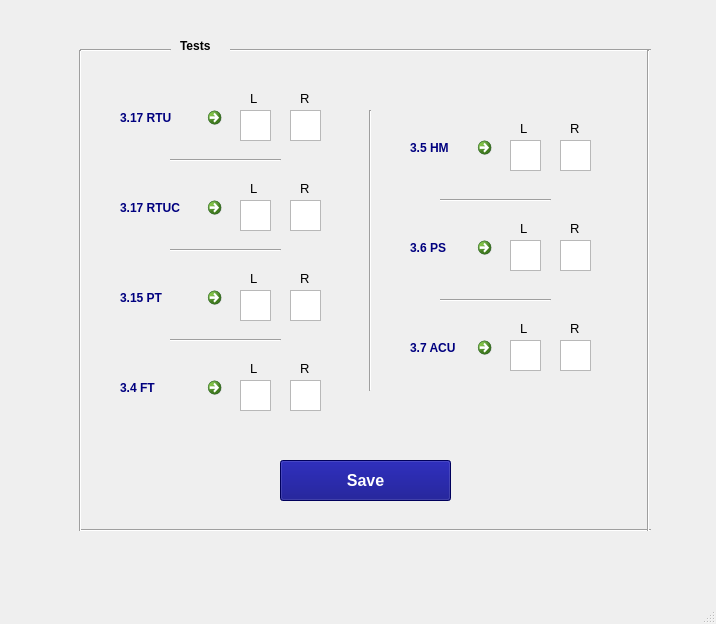
<?xml version="1.0" encoding="UTF-8"?>
<ui version="4.0">
 <class>ReviewersData</class>
 <widget class="QMainWindow" name="ReviewersData">
  <property name="geometry">
   <rect>
    <x>0</x>
    <y>0</y>
    <width>716</width>
    <height>624</height>
   </rect>
  </property>
  <property name="windowTitle">
   <string>MainWindow</string>
  </property>
  <widget class="QWidget" name="centralwidget">
   <widget class="QLabel" name="label_8">
    <property name="geometry">
     <rect>
      <x>250</x>
      <y>270</y>
      <width>16</width>
      <height>16</height>
     </rect>
    </property>
    <property name="font">
     <font>
      <pointsize>10</pointsize>
     </font>
    </property>
    <property name="text">
     <string>L</string>
    </property>
   </widget>
   <widget class="QLabel" name="label_15">
    <property name="geometry">
     <rect>
      <x>410</x>
      <y>140</y>
      <width>71</width>
      <height>16</height>
     </rect>
    </property>
    <property name="font">
     <font>
      <pointsize>9</pointsize>
      <weight>75</weight>
      <bold>true</bold>
     </font>
    </property>
    <property name="styleSheet">
     <string notr="true">color: rgb(0, 0, 127);</string>
    </property>
    <property name="text">
     <string>3.5 HM</string>
    </property>
   </widget>
   <widget class="Line" name="line">
    <property name="geometry">
     <rect>
      <x>230</x>
      <y>40</y>
      <width>421</width>
      <height>20</height>
     </rect>
    </property>
    <property name="orientation">
     <enum>Qt::Horizontal</enum>
    </property>
   </widget>
   <widget class="QLabel" name="label_5">
    <property name="geometry">
     <rect>
      <x>250</x>
      <y>180</y>
      <width>16</width>
      <height>16</height>
     </rect>
    </property>
    <property name="font">
     <font>
      <pointsize>10</pointsize>
     </font>
    </property>
    <property name="text">
     <string>L</string>
    </property>
   </widget>
   <widget class="QLabel" name="label_10">
    <property name="geometry">
     <rect>
      <x>300</x>
      <y>270</y>
      <width>16</width>
      <height>16</height>
     </rect>
    </property>
    <property name="font">
     <font>
      <pointsize>10</pointsize>
     </font>
    </property>
    <property name="text">
     <string>R</string>
    </property>
   </widget>
   <widget class="QCommandLinkButton" name="commandLinkButton_4">
    <property name="geometry">
     <rect>
      <x>200</x>
      <y>370</y>
      <width>31</width>
      <height>31</height>
     </rect>
    </property>
    <property name="text">
     <string/>
    </property>
   </widget>
   <widget class="QLabel" name="label_20">
    <property name="geometry">
     <rect>
      <x>410</x>
      <y>340</y>
      <width>71</width>
      <height>16</height>
     </rect>
    </property>
    <property name="font">
     <font>
      <pointsize>9</pointsize>
      <weight>75</weight>
      <bold>true</bold>
     </font>
    </property>
    <property name="styleSheet">
     <string notr="true">color: rgb(0, 0, 127);</string>
    </property>
    <property name="text">
     <string>3.7 ACU</string>
    </property>
   </widget>
   <widget class="QLabel" name="label_7">
    <property name="geometry">
     <rect>
      <x>300</x>
      <y>180</y>
      <width>16</width>
      <height>16</height>
     </rect>
    </property>
    <property name="font">
     <font>
      <pointsize>10</pointsize>
     </font>
    </property>
    <property name="text">
     <string>R</string>
    </property>
   </widget>
   <widget class="QTextEdit" name="textEdit_3">
    <property name="geometry">
     <rect>
      <x>290</x>
      <y>200</y>
      <width>31</width>
      <height>31</height>
     </rect>
    </property>
   </widget>
   <widget class="QCommandLinkButton" name="commandLinkButton_2">
    <property name="geometry">
     <rect>
      <x>200</x>
      <y>190</y>
      <width>31</width>
      <height>31</height>
     </rect>
    </property>
    <property name="text">
     <string/>
    </property>
   </widget>
   <widget class="QLabel" name="label_17">
    <property name="geometry">
     <rect>
      <x>410</x>
      <y>240</y>
      <width>71</width>
      <height>16</height>
     </rect>
    </property>
    <property name="font">
     <font>
      <pointsize>9</pointsize>
      <weight>75</weight>
      <bold>true</bold>
     </font>
    </property>
    <property name="styleSheet">
     <string notr="true">color: rgb(0, 0, 127);</string>
    </property>
    <property name="text">
     <string>3.6 PS</string>
    </property>
   </widget>
   <widget class="QTextEdit" name="textEdit_8">
    <property name="geometry">
     <rect>
      <x>240</x>
      <y>380</y>
      <width>31</width>
      <height>31</height>
     </rect>
    </property>
   </widget>
   <widget class="QLabel" name="label_13">
    <property name="geometry">
     <rect>
      <x>300</x>
      <y>360</y>
      <width>16</width>
      <height>16</height>
     </rect>
    </property>
    <property name="font">
     <font>
      <pointsize>10</pointsize>
     </font>
    </property>
    <property name="text">
     <string>R</string>
    </property>
   </widget>
   <widget class="Line" name="line_2">
    <property name="geometry">
     <rect>
      <x>80</x>
      <y>40</y>
      <width>91</width>
      <height>20</height>
     </rect>
    </property>
    <property name="orientation">
     <enum>Qt::Horizontal</enum>
    </property>
   </widget>
   <widget class="QLabel" name="label_16">
    <property name="geometry">
     <rect>
      <x>570</x>
      <y>120</y>
      <width>16</width>
      <height>16</height>
     </rect>
    </property>
    <property name="font">
     <font>
      <pointsize>10</pointsize>
     </font>
    </property>
    <property name="text">
     <string>R</string>
    </property>
   </widget>
   <widget class="QTextEdit" name="textEdit_9">
    <property name="geometry">
     <rect>
      <x>560</x>
      <y>140</y>
      <width>31</width>
      <height>31</height>
     </rect>
    </property>
   </widget>
   <widget class="Line" name="line_6">
    <property name="geometry">
     <rect>
      <x>360</x>
      <y>110</y>
      <width>20</width>
      <height>281</height>
     </rect>
    </property>
    <property name="orientation">
     <enum>Qt::Vertical</enum>
    </property>
   </widget>
   <widget class="QPushButton" name="pushButton">
    <property name="geometry">
     <rect>
      <x>280</x>
      <y>460</y>
      <width>171</width>
      <height>41</height>
     </rect>
    </property>
    <property name="font">
     <font>
      <pointsize>12</pointsize>
      <weight>75</weight>
      <bold>true</bold>
     </font>
    </property>
    <property name="styleSheet">
     <string notr="true">color: rgb(255, 255, 255);
background-color: rgb(0, 0, 127);</string>
    </property>
    <property name="text">
     <string>Save</string>
    </property>
   </widget>
   <widget class="QLabel" name="label_19">
    <property name="geometry">
     <rect>
      <x>570</x>
      <y>220</y>
      <width>16</width>
      <height>16</height>
     </rect>
    </property>
    <property name="font">
     <font>
      <pointsize>10</pointsize>
     </font>
    </property>
    <property name="text">
     <string>R</string>
    </property>
   </widget>
   <widget class="QTextEdit" name="textEdit_14">
    <property name="geometry">
     <rect>
      <x>560</x>
      <y>340</y>
      <width>31</width>
      <height>31</height>
     </rect>
    </property>
   </widget>
   <widget class="QTextEdit" name="textEdit">
    <property name="geometry">
     <rect>
      <x>240</x>
      <y>110</y>
      <width>31</width>
      <height>31</height>
     </rect>
    </property>
    <property name="styleSheet">
     <string notr="true"/>
    </property>
   </widget>
   <widget class="QLabel" name="label_12">
    <property name="geometry">
     <rect>
      <x>120</x>
      <y>380</y>
      <width>51</width>
      <height>16</height>
     </rect>
    </property>
    <property name="font">
     <font>
      <pointsize>9</pointsize>
      <weight>75</weight>
      <bold>true</bold>
     </font>
    </property>
    <property name="styleSheet">
     <string notr="true">color: rgb(0, 0, 127);</string>
    </property>
    <property name="text">
     <string>3.4 FT</string>
    </property>
   </widget>
   <widget class="QLabel" name="label_11">
    <property name="geometry">
     <rect>
      <x>250</x>
      <y>360</y>
      <width>16</width>
      <height>16</height>
     </rect>
    </property>
    <property name="font">
     <font>
      <pointsize>10</pointsize>
     </font>
    </property>
    <property name="text">
     <string>L</string>
    </property>
   </widget>
   <widget class="QCommandLinkButton" name="commandLinkButton_5">
    <property name="geometry">
     <rect>
      <x>470</x>
      <y>130</y>
      <width>31</width>
      <height>31</height>
     </rect>
    </property>
    <property name="text">
     <string/>
    </property>
   </widget>
   <widget class="Line" name="line_7">
    <property name="geometry">
     <rect>
      <x>170</x>
      <y>150</y>
      <width>111</width>
      <height>20</height>
     </rect>
    </property>
    <property name="orientation">
     <enum>Qt::Horizontal</enum>
    </property>
   </widget>
   <widget class="QLabel" name="label">
    <property name="geometry">
     <rect>
      <x>180</x>
      <y>30</y>
      <width>51</width>
      <height>31</height>
     </rect>
    </property>
    <property name="font">
     <font>
      <pointsize>9</pointsize>
      <weight>75</weight>
      <bold>true</bold>
     </font>
    </property>
    <property name="text">
     <string>Tests</string>
    </property>
   </widget>
   <widget class="QLabel" name="label_6">
    <property name="geometry">
     <rect>
      <x>120</x>
      <y>200</y>
      <width>81</width>
      <height>16</height>
     </rect>
    </property>
    <property name="font">
     <font>
      <pointsize>9</pointsize>
      <weight>75</weight>
      <bold>true</bold>
     </font>
    </property>
    <property name="styleSheet">
     <string notr="true">color: rgb(0, 0, 127);</string>
    </property>
    <property name="text">
     <string>3.17 RTUC</string>
    </property>
   </widget>
   <widget class="QTextEdit" name="textEdit_13">
    <property name="geometry">
     <rect>
      <x>510</x>
      <y>340</y>
      <width>31</width>
      <height>31</height>
     </rect>
    </property>
   </widget>
   <widget class="Line" name="line_11">
    <property name="geometry">
     <rect>
      <x>440</x>
      <y>190</y>
      <width>111</width>
      <height>20</height>
     </rect>
    </property>
    <property name="orientation">
     <enum>Qt::Horizontal</enum>
    </property>
   </widget>
   <widget class="QLabel" name="label_4">
    <property name="geometry">
     <rect>
      <x>300</x>
      <y>90</y>
      <width>16</width>
      <height>16</height>
     </rect>
    </property>
    <property name="font">
     <font>
      <pointsize>10</pointsize>
     </font>
    </property>
    <property name="text">
     <string>R</string>
    </property>
   </widget>
   <widget class="QTextEdit" name="textEdit_2">
    <property name="geometry">
     <rect>
      <x>290</x>
      <y>110</y>
      <width>31</width>
      <height>31</height>
     </rect>
    </property>
    <property name="styleSheet">
     <string notr="true">border-color: rgb(0, 0, 0);</string>
    </property>
   </widget>
   <widget class="Line" name="line_4">
    <property name="geometry">
     <rect>
      <x>80</x>
      <y>520</y>
      <width>571</width>
      <height>20</height>
     </rect>
    </property>
    <property name="orientation">
     <enum>Qt::Horizontal</enum>
    </property>
   </widget>
   <widget class="QTextEdit" name="textEdit_5">
    <property name="geometry">
     <rect>
      <x>290</x>
      <y>290</y>
      <width>31</width>
      <height>31</height>
     </rect>
    </property>
   </widget>
   <widget class="QLabel" name="label_9">
    <property name="geometry">
     <rect>
      <x>120</x>
      <y>290</y>
      <width>61</width>
      <height>16</height>
     </rect>
    </property>
    <property name="font">
     <font>
      <pointsize>9</pointsize>
      <weight>75</weight>
      <bold>true</bold>
     </font>
    </property>
    <property name="styleSheet">
     <string notr="true">color: rgb(0, 0, 127);</string>
    </property>
    <property name="text">
     <string>3.15 PT</string>
    </property>
   </widget>
   <widget class="QTextEdit" name="textEdit_4">
    <property name="geometry">
     <rect>
      <x>240</x>
      <y>200</y>
      <width>31</width>
      <height>31</height>
     </rect>
    </property>
   </widget>
   <widget class="QTextEdit" name="textEdit_6">
    <property name="geometry">
     <rect>
      <x>240</x>
      <y>290</y>
      <width>31</width>
      <height>31</height>
     </rect>
    </property>
   </widget>
   <widget class="QCommandLinkButton" name="commandLinkButton_3">
    <property name="geometry">
     <rect>
      <x>200</x>
      <y>280</y>
      <width>31</width>
      <height>31</height>
     </rect>
    </property>
    <property name="text">
     <string/>
    </property>
   </widget>
   <widget class="QLabel" name="label_22">
    <property name="geometry">
     <rect>
      <x>570</x>
      <y>320</y>
      <width>16</width>
      <height>16</height>
     </rect>
    </property>
    <property name="font">
     <font>
      <pointsize>10</pointsize>
     </font>
    </property>
    <property name="text">
     <string>R</string>
    </property>
   </widget>
   <widget class="QTextEdit" name="textEdit_7">
    <property name="geometry">
     <rect>
      <x>290</x>
      <y>380</y>
      <width>31</width>
      <height>31</height>
     </rect>
    </property>
   </widget>
   <widget class="Line" name="line_12">
    <property name="geometry">
     <rect>
      <x>440</x>
      <y>290</y>
      <width>111</width>
      <height>20</height>
     </rect>
    </property>
    <property name="orientation">
     <enum>Qt::Horizontal</enum>
    </property>
   </widget>
   <widget class="QLabel" name="label_2">
    <property name="geometry">
     <rect>
      <x>120</x>
      <y>110</y>
      <width>71</width>
      <height>16</height>
     </rect>
    </property>
    <property name="font">
     <font>
      <pointsize>9</pointsize>
      <weight>75</weight>
      <bold>true</bold>
     </font>
    </property>
    <property name="styleSheet">
     <string notr="true">
color: rgb(0, 0, 127);</string>
    </property>
    <property name="text">
     <string>3.17 RTU</string>
    </property>
   </widget>
   <widget class="QCommandLinkButton" name="commandLinkButton_7">
    <property name="geometry">
     <rect>
      <x>470</x>
      <y>330</y>
      <width>31</width>
      <height>31</height>
     </rect>
    </property>
    <property name="text">
     <string/>
    </property>
   </widget>
   <widget class="QTextEdit" name="textEdit_10">
    <property name="geometry">
     <rect>
      <x>510</x>
      <y>140</y>
      <width>31</width>
      <height>31</height>
     </rect>
    </property>
   </widget>
   <widget class="Line" name="line_5">
    <property name="geometry">
     <rect>
      <x>640</x>
      <y>50</y>
      <width>16</width>
      <height>481</height>
     </rect>
    </property>
    <property name="orientation">
     <enum>Qt::Vertical</enum>
    </property>
   </widget>
   <widget class="Line" name="line_8">
    <property name="geometry">
     <rect>
      <x>170</x>
      <y>240</y>
      <width>111</width>
      <height>20</height>
     </rect>
    </property>
    <property name="orientation">
     <enum>Qt::Horizontal</enum>
    </property>
   </widget>
   <widget class="QLabel" name="label_18">
    <property name="geometry">
     <rect>
      <x>520</x>
      <y>220</y>
      <width>16</width>
      <height>16</height>
     </rect>
    </property>
    <property name="font">
     <font>
      <pointsize>10</pointsize>
     </font>
    </property>
    <property name="text">
     <string>L</string>
    </property>
   </widget>
   <widget class="QLabel" name="label_21">
    <property name="geometry">
     <rect>
      <x>520</x>
      <y>320</y>
      <width>16</width>
      <height>16</height>
     </rect>
    </property>
    <property name="font">
     <font>
      <pointsize>10</pointsize>
     </font>
    </property>
    <property name="text">
     <string>L</string>
    </property>
   </widget>
   <widget class="QLabel" name="label_3">
    <property name="geometry">
     <rect>
      <x>250</x>
      <y>90</y>
      <width>16</width>
      <height>16</height>
     </rect>
    </property>
    <property name="font">
     <font>
      <pointsize>10</pointsize>
     </font>
    </property>
    <property name="text">
     <string>L</string>
    </property>
   </widget>
   <widget class="QCommandLinkButton" name="commandLinkButton_6">
    <property name="enabled">
     <bool>true</bool>
    </property>
    <property name="geometry">
     <rect>
      <x>470</x>
      <y>230</y>
      <width>31</width>
      <height>31</height>
     </rect>
    </property>
    <property name="text">
     <string/>
    </property>
   </widget>
   <widget class="QTextEdit" name="textEdit_11">
    <property name="geometry">
     <rect>
      <x>510</x>
      <y>240</y>
      <width>31</width>
      <height>31</height>
     </rect>
    </property>
   </widget>
   <widget class="Line" name="line_9">
    <property name="geometry">
     <rect>
      <x>170</x>
      <y>330</y>
      <width>111</width>
      <height>20</height>
     </rect>
    </property>
    <property name="orientation">
     <enum>Qt::Horizontal</enum>
    </property>
   </widget>
   <widget class="QCommandLinkButton" name="commandLinkButton">
    <property name="geometry">
     <rect>
      <x>200</x>
      <y>100</y>
      <width>31</width>
      <height>31</height>
     </rect>
    </property>
    <property name="text">
     <string/>
    </property>
   </widget>
   <widget class="QTextEdit" name="textEdit_12">
    <property name="geometry">
     <rect>
      <x>560</x>
      <y>240</y>
      <width>31</width>
      <height>31</height>
     </rect>
    </property>
   </widget>
   <widget class="QLabel" name="label_14">
    <property name="geometry">
     <rect>
      <x>520</x>
      <y>120</y>
      <width>16</width>
      <height>16</height>
     </rect>
    </property>
    <property name="font">
     <font>
      <pointsize>10</pointsize>
     </font>
    </property>
    <property name="text">
     <string>L</string>
    </property>
   </widget>
   <widget class="Line" name="line_3">
    <property name="geometry">
     <rect>
      <x>70</x>
      <y>50</y>
      <width>21</width>
      <height>481</height>
     </rect>
    </property>
    <property name="orientation">
     <enum>Qt::Vertical</enum>
    </property>
   </widget>
  </widget>
  <widget class="QMenuBar" name="menubar">
   <property name="geometry">
    <rect>
     <x>0</x>
     <y>0</y>
     <width>716</width>
     <height>26</height>
    </rect>
   </property>
  </widget>
  <widget class="QStatusBar" name="statusbar"/>
 </widget>
 <resources/>
 <connections/>
</ui>
